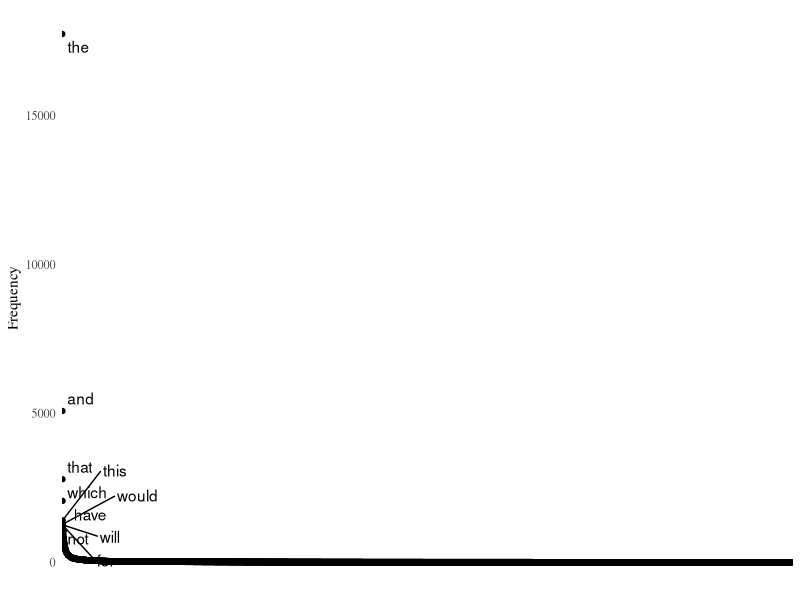
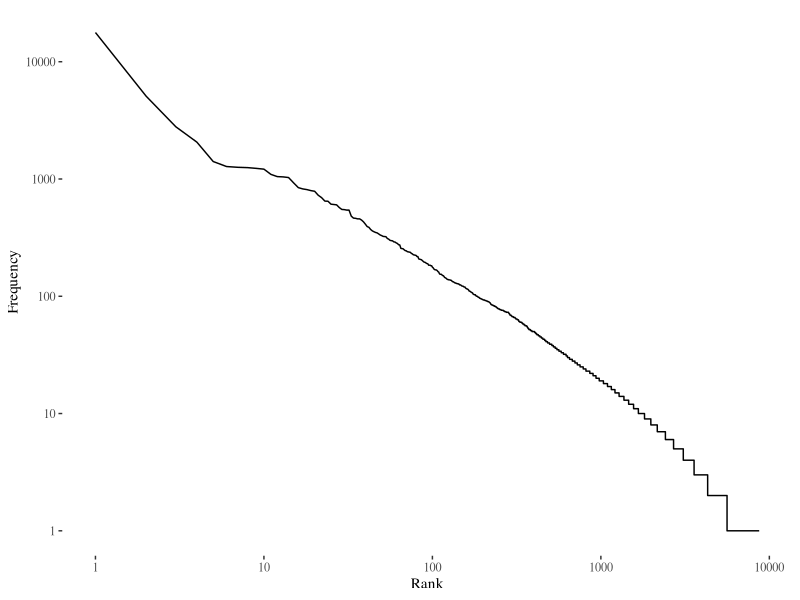
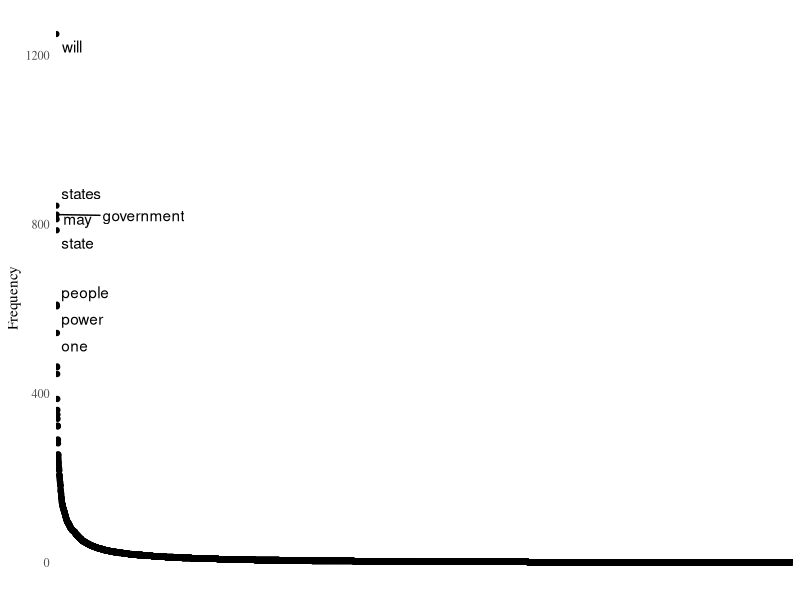
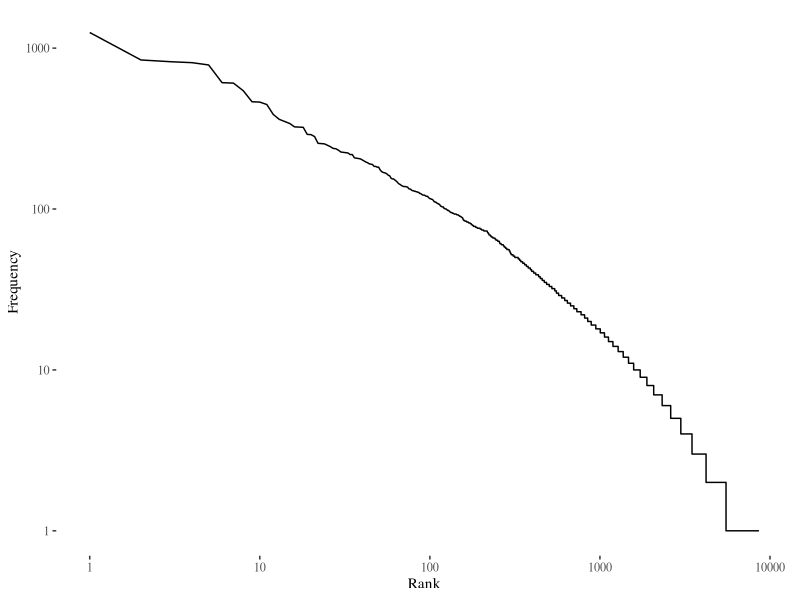
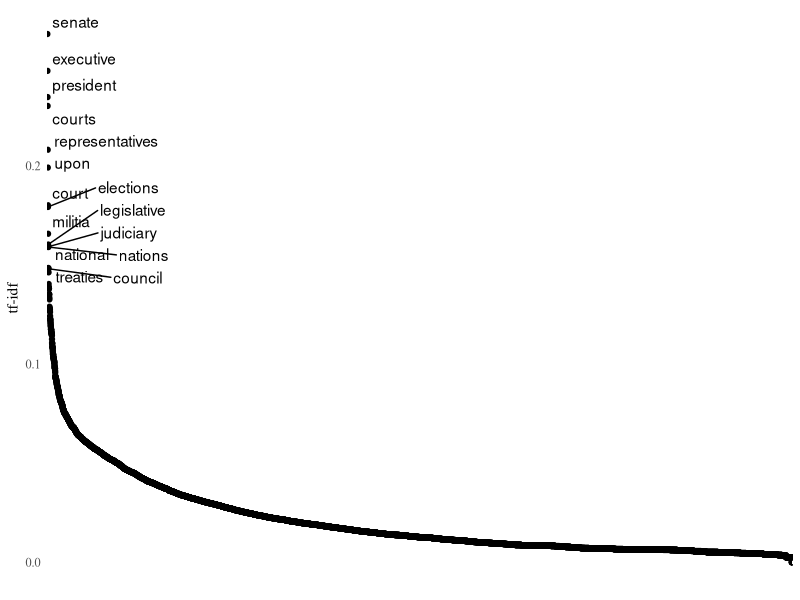
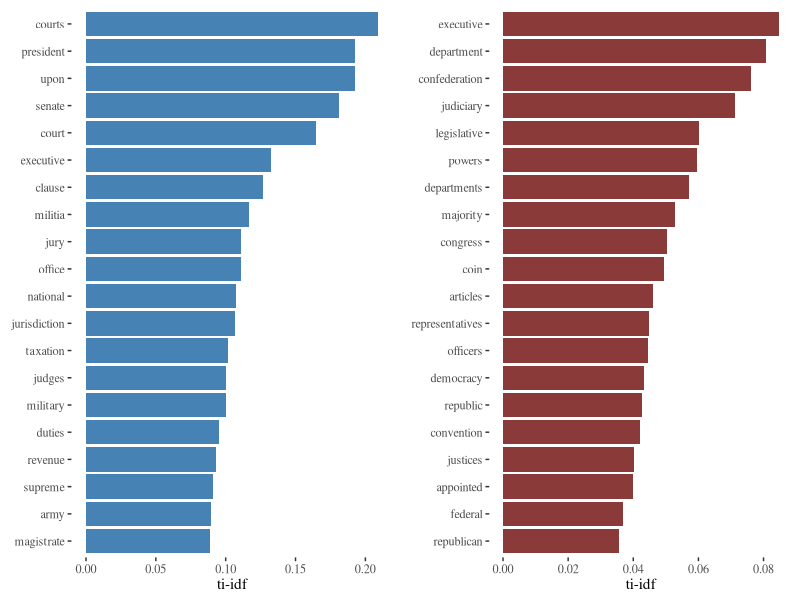
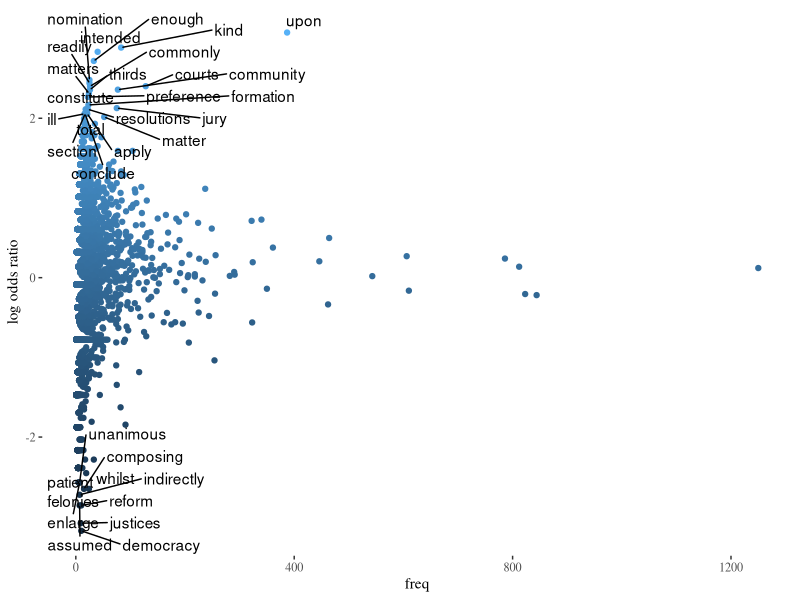
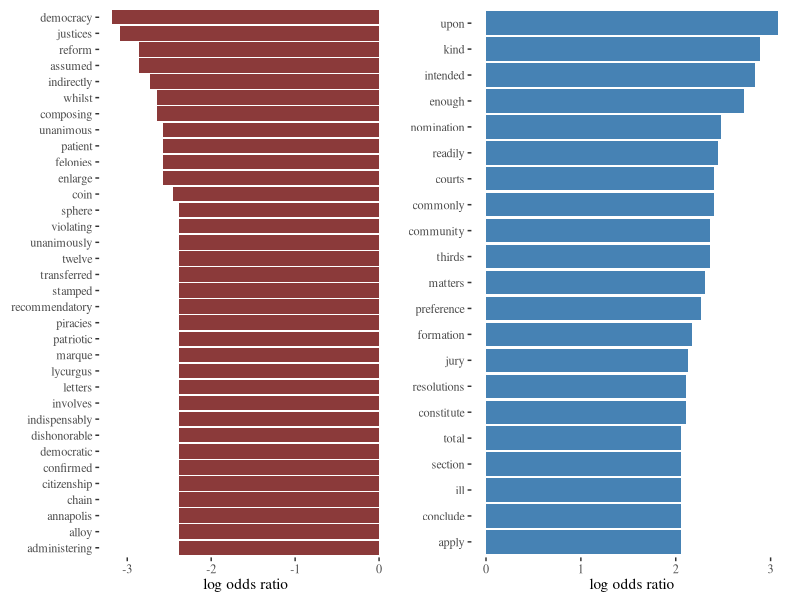

Reproduce these figures in R, in order.
## ---- chunk 1
library(tm)
library(tidyverse)
library(ggthemes)
library(ggrepel)
## ---- chunk 2
getwd()
setwd("~/Desktop/teaching/CEU_text_as_data/meeting_4/") # this is an example, paste your path here
## ---- chunk 3

federalist <- read_csv("../meeting_3/federalist.csv")

## ---- chunk 4

clean_federalist <- federalist %>%
  mutate(                           # the mutate() function is part of dplyr package / allows to change stuff within the dataframe easily
    text   = str_to_lower(text),                # turn all letters to lowercase
    text   = str_replace_all(text, "\n", " "),  # replace '/n' carriage return symbols
    text   = str_remove_all(text, "[:punct:]"), # remove all punctuation
    man    = str_count(text, "\\Wman "),        # Basic regex (more about it later in the course. '\\W' part means at the begging of the word) and count those up
    by     = str_count(text, "\\Wby "),         # same
    upon   = str_count(text, "\\Wupon ")        # same
  ) %>%
  rowwise() %>%                                 # make future functions work rowwise
  mutate(
    length = length(str_split(text, " ")[[1]])  # calculate the length of the text (in words)
  )

## ---- chunk 5
dtm_federalist <- DocumentTermMatrix(clean_federalist$text,
                                     control = list(removePunctuation = TRUE,
                                         stopwords = FALSE))

dtm_federalist <- dtm_federalist %>% as.matrix()

dim(dtm_federalist)

most_frequent <- dtm_federalist %>% colSums()


most_frequent_df <- most_frequent %>% as.list() %>% as_tibble() %>%
  pivot_longer(everything())

most_frequent_df %>% arrange(desc(value))

most_frequent_df %>% arrange(desc(value)) %>% print(n = 20)


## ---- chunk 6

most_frequent_df %>%
  mutate(label = ifelse(value > 1200, name, NA)) %>%
  ggplot() +
  geom_point(aes(reorder(name, -value),  value)) +
  geom_text_repel(aes(reorder(name, -value),  value, label = label),
                  max.overlaps = 20) +
  theme_tufte() +
  ylab("Frequency") +
  theme(
    axis.text.x = element_blank(),
    axis.title.x = element_blank(),
    axis.ticks = element_blank()
  )

## ---- chunk 7


most_frequent_df %>%
  arrange(desc(value)) %>%
  mutate(rank = 1:nrow(.)) %>%
  ggplot(aes(rank, value)) +
  geom_line() +
  ylab("Frequency") +
  xlab("Rank") +
  scale_x_log10() +
  scale_y_log10() +
  theme_tufte()

## ---- chunk 8
dtm_federalist <- DocumentTermMatrix(clean_federalist$text,
                                     control = list(removePunctuation = TRUE,
                                         stopwords = TRUE))

dtm_federalist <- dtm_federalist %>% as.matrix()

dim(dtm_federalist)

most_frequent <- dtm_federalist %>% colSums()

most_frequent_df <- most_frequent %>% as.list() %>% as_tibble() %>%
  pivot_longer(everything())

most_frequent_df %>% arrange(desc(value))
## ---- chunk 9
most_frequent_df %>%
  mutate(label = ifelse(value > 500, name, NA)) %>%
  ggplot() +
  geom_point(aes(reorder(name, -value),  value)) +
  geom_text_repel(aes(reorder(name, -value),  value, label = label),
                  max.overlaps = 20) +
  theme_tufte() +
  ylab("Frequency") +
  theme(
    axis.text.x = element_blank(),
    axis.title.x = element_blank(),
    axis.ticks = element_blank()

  )

## ---- chunk 10

most_frequent_df %>%
  arrange(desc(value)) %>%
  mutate(rank = 1:nrow(.)) %>%
  ggplot(aes(rank, value)) +
  geom_line() +
  ylab("Frequency") +
  xlab("Rank") +
  scale_x_log10() +
  scale_y_log10() +
  theme_tufte()
## ---- chunk 11
dtm_federalist <- DocumentTermMatrix(clean_federalist$text,
                                     control = list(removePunctuation = TRUE,
                                         stopwords = TRUE))

dtm_federalist_tfidf <- weightTfIdf(dtm_federalist)


dtm_federalist_tfidf <- dtm_federalist_tfidf %>% as.matrix()

dim(dtm_federalist_tfidf)

most_frequent <- dtm_federalist_tfidf %>% colSums()

most_frequent_df <- most_frequent %>% as.list() %>% as_tibble() %>%
  pivot_longer(everything())

most_frequent_df %>% arrange(desc(value))
## ---- chunk 12
most_frequent_df %>%
  mutate(label = ifelse(value > .107, name, NA)) %>%
  ggplot() +
  geom_point(aes(reorder(name, -value),  value)) +
  geom_text_repel(aes(reorder(name, -value),  value, label = label),
                  max.overlaps = 20) +
  theme_tufte() +
  ylab("tf-idf") +
  theme(
    axis.text.x = element_blank(),
    axis.title.x = element_blank(),
    axis.ticks = element_blank()

  )

## ---- chunk 13

dtm_federalist <- DocumentTermMatrix(clean_federalist$text,
                                     control = list(removePunctuation = TRUE,
                                         stopwords = TRUE))

dtm_federalist_tfidf <- weightTfIdf(dtm_federalist)

hamilton_ids <- which(clean_federalist$author == "HAMILTON")
madison_ids <- which(clean_federalist$author == "MADISON")

most_frequent_hamilton <- dtm_federalist_tfidf[hamilton_ids, ] %>%
  as.matrix() %>% colSums()
most_frequent_madison <- dtm_federalist_tfidf[madison_ids, ] %>%
  as.matrix() %>% colSums()



most_frequent_df_hamilton <- most_frequent_hamilton %>%
  as.list() %>%
  as_tibble() %>%
  pivot_longer(everything()) %>% 
  mutate(author = "HAMILTON")


most_frequent_df_madison <- most_frequent_madison %>%
  as.list() %>%
  as_tibble() %>%
  pivot_longer(everything()) %>% 
  mutate(author = "MADISON")

most_frequent_df <- bind_rows(most_frequent_df_hamilton,
                              most_frequent_df_madison)

hamilton_plot <- most_frequent_df %>%
  filter(author == "HAMILTON") %>%
  top_n(20, value) %>%
  ggplot() +
  geom_bar(aes(reorder(name, value), value),
           stat = "identity",
           fill = "steelblue") +
  coord_flip() +
  ylab("ti-idf") +
  theme_tufte() +
  theme(axis.title.y = element_blank())

madison_plot <- most_frequent_df %>%
  filter(author == "MADISON") %>%
  top_n(20, value) %>%
  ggplot() +
  geom_bar(aes(reorder(name, value), value),
           stat = "identity",
           fill = "indianred4") +
  coord_flip() +
  ylab("ti-idf") +
  theme_tufte() +
  theme(axis.title.y = element_blank())


cowplot::plot_grid(hamilton_plot, madison_plot,
                   ncol = 2)


## ---- chunk 14
dtm_federalist <- DocumentTermMatrix(clean_federalist$text,
                                     control = list(removePunctuation = TRUE,
                                         stopwords = TRUE))

hamilton_ids <- which(clean_federalist$author == "HAMILTON")
madison_ids <- which(clean_federalist$author == "MADISON")

dtm_hamilton <- dtm_federalist[hamilton_ids, ] %>%
  as.matrix() %>% colSums()
freq_hamilton <- (dtm_hamilton + 1) / sum(dtm_hamilton + 1)  # laplace smoothing

dtm_madison <- dtm_federalist[madison_ids, ] %>%
  as.matrix() %>% colSums()

freq_madison <- (dtm_madison + 1) / sum(dtm_madison + 1)  # laplace smoothing


log_odds <- function(x) {
  log(x / (1 - x))
}

log_odds_ham <- log_odds(freq_hamilton)
log_odds_mad <- log_odds(freq_madison)



## ---- chunk 15
log_odds_ratio <- log_odds_ham - log_odds_mad


log_odds_ratio <- log_odds_ratio %>%
  as.list() %>%
  as_tibble() %>%
  pivot_longer(everything())

### Add word frequency ###

general_frequency <- dtm_federalist %>% as.matrix() %>% colSums() %>%
  as.list() %>%
  as_tibble() %>%
  pivot_longer(everything()) %>%
  mutate(freq = value) %>%
  select(-value)

log_odds_ratio <- log_odds_ratio %>%
  left_join(general_frequency)


log_odds_ratio %>%
  mutate(label = ifelse(value > 2 | value < -2, name, NA)) %>%
  ggplot() +
  geom_point(aes(freq, value, color = value)) +
  geom_text_repel(aes(freq, value, label = label),
                  max.overlaps = 50) +
  ylab("log odds ratio") +
  theme_tufte() +
  theme(legend.position = "none")


hamilton_plot <- log_odds_ratio %>%
  top_n(20, value) %>%
  ggplot() +
  geom_bar(aes(reorder(name, value), value),
           stat = "identity",
           fill = "steelblue") +
  coord_flip() +
  ylab("log odds ratio") +
  theme_tufte() +
  theme(axis.title.y = element_blank())

madison_plot <- log_odds_ratio %>%
  top_n(20, -value) %>%
  ggplot() +
  geom_bar(aes(reorder(name, -value), value),
           stat = "identity",
           fill = "indianred4") +
  coord_flip() +
  ylab("log odds ratio") +
  theme_tufte() +
  theme(axis.title.y = element_blank())


cowplot::plot_grid(madison_plot, hamilton_plot,
                   ncol = 2)
